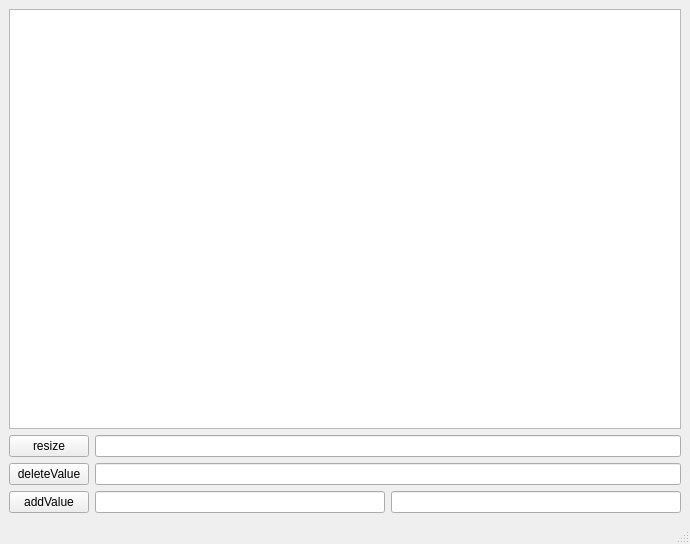
<?xml version="1.0" encoding="UTF-8"?>
<ui version="4.0">
 <class>MainWindow</class>
 <widget class="QMainWindow" name="MainWindow">
  <property name="geometry">
   <rect>
    <x>0</x>
    <y>0</y>
    <width>690</width>
    <height>544</height>
   </rect>
  </property>
  <property name="windowTitle">
   <string>MainWindow</string>
  </property>
  <widget class="QWidget" name="centralwidget">
   <layout class="QVBoxLayout" name="verticalLayout_2">
    <item>
     <widget class="QTableWidget" name="tableWidget"/>
    </item>
    <item>
     <layout class="QVBoxLayout" name="verticalLayout">
      <item>
       <layout class="QFormLayout" name="formLayout">
        <item row="1" column="0">
         <widget class="QPushButton" name="resizeButton">
          <property name="maximumSize">
           <size>
            <width>80</width>
            <height>16777215</height>
           </size>
          </property>
          <property name="text">
           <string>resize</string>
          </property>
         </widget>
        </item>
        <item row="1" column="1">
         <widget class="QLineEdit" name="resizeEdit"/>
        </item>
        <item row="3" column="1">
         <widget class="QLineEdit" name="keyForDelete">
          <property name="maximumSize">
           <size>
            <width>16777215</width>
            <height>28</height>
           </size>
          </property>
          <property name="maxLength">
           <number>32770</number>
          </property>
         </widget>
        </item>
        <item row="3" column="0">
         <widget class="QPushButton" name="deleteValueButton">
          <property name="maximumSize">
           <size>
            <width>80</width>
            <height>16777215</height>
           </size>
          </property>
          <property name="text">
           <string>deleteValue</string>
          </property>
         </widget>
        </item>
       </layout>
      </item>
      <item>
       <layout class="QHBoxLayout" name="horizontalLayout">
        <item>
         <widget class="QPushButton" name="addValueButton">
          <property name="maximumSize">
           <size>
            <width>80</width>
            <height>29</height>
           </size>
          </property>
          <property name="text">
           <string>addValue</string>
          </property>
         </widget>
        </item>
        <item>
         <widget class="QLineEdit" name="keyEdit">
          <property name="maximumSize">
           <size>
            <width>16777215</width>
            <height>28</height>
           </size>
          </property>
         </widget>
        </item>
        <item>
         <widget class="QLineEdit" name="valueEdit"/>
        </item>
       </layout>
      </item>
     </layout>
    </item>
   </layout>
  </widget>
  <widget class="QMenuBar" name="menubar">
   <property name="geometry">
    <rect>
     <x>0</x>
     <y>0</y>
     <width>690</width>
     <height>25</height>
    </rect>
   </property>
  </widget>
  <widget class="QStatusBar" name="statusbar"/>
 </widget>
 <resources/>
 <connections/>
</ui>
